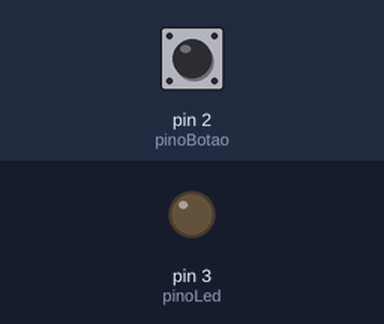
Bench run of a sketch on a simulated Arduino Uno, built with avr-gcc and run on an emulated ATmega328P. Shown: output pins drawn as LEDs (lit = HIGH). The inputs (shaded band) are chosen by the test bench; at power-on: pin 2 (pinoBotao) HIGH.

Above: at 1.2 s.
1.3 s: pin 2 (pinoBotao) pulled LOW for 0.15 s
At 1.37 s:
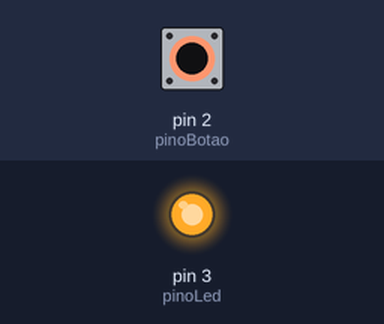
2.9 s: pin 2 (pinoBotao) pulled LOW for 3.2 s
At 6.9 s:
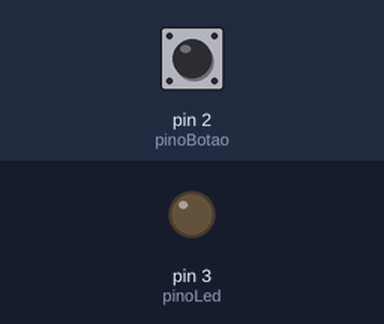
Timing chart, 0 to 8.4 s (numbered marks = the images above; inputs shaded):
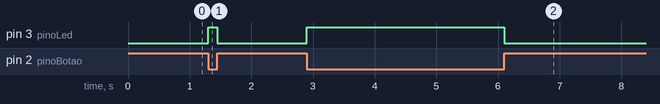

Measured:
- after the input at 1.3 s, pin 3 (pinoLed): LOW → HIGH at once, → LOW 0.15 s later
- after the input at 2.9 s, pin 3 (pinoLed): LOW → HIGH at once, → LOW 3.2 s later

The sketch:

botao.ino
```cpp
int pinoLed = 3;
int pinoBotao = 2;

int leituraBotao = 0;

void setup() {
	pinMode(pinoLed, OUTPUT);
	pinMode(pinoBotao, INPUT);
}

void loop() {
	leituraBotao = digitalRead(pinoBotao);

	if (leituraBotao == 0) {
		digitalWrite(pinoLed, HIGH);
	} else {
		digitalWrite(pinoLed, LOW);
	}
}
```
